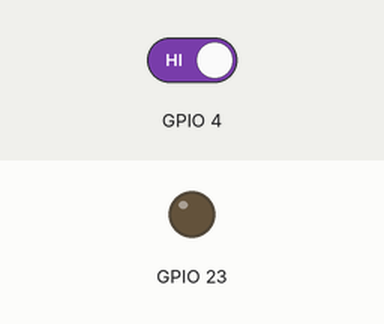
This program was run on a simulated Raspberry Pi (BCM pin numbers). Parts: output pins drawn as LEDs (lit = HIGH). The test bench sets the inputs (shaded band); at power-on: GPIO 4 HIGH.

Above: at 1.2 s.
1.3 s: GPIO 4 driven LOW
At 1.7 s:
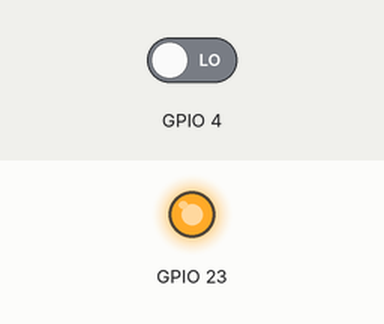
2.8 s: GPIO 4 driven HIGH
At 4.0 s:
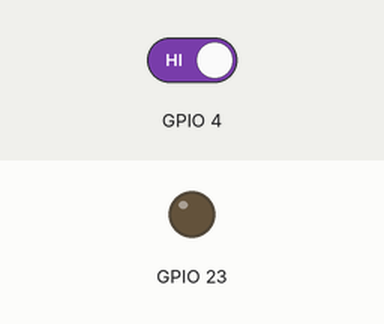
Timing chart, 0 to 5.8 s (numbered marks = the images above; inputs shaded):
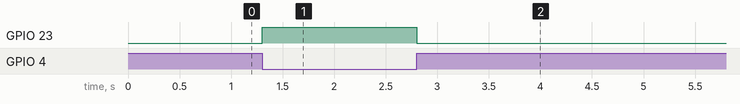

The program:

blink.py
```python
import time
import RPi.GPIO as GPIO

GPIO.setmode(GPIO.BCM)
GPIO.setup(23, GPIO.OUT)
GPIO.setup(4, GPIO.IN)
try:
	while(True):
		GPIO.output(23, False)
		while(GPIO.input(4) == GPIO.LOW):
			GPIO.output(23, True)
except KeyboardInterrupt:
	GPIO.cleanup()
```

Measured:
- after the input at 1.3 s, GPIO 23: LOW → HIGH at once
- after the input at 2.8 s, GPIO 23: HIGH → LOW at once
